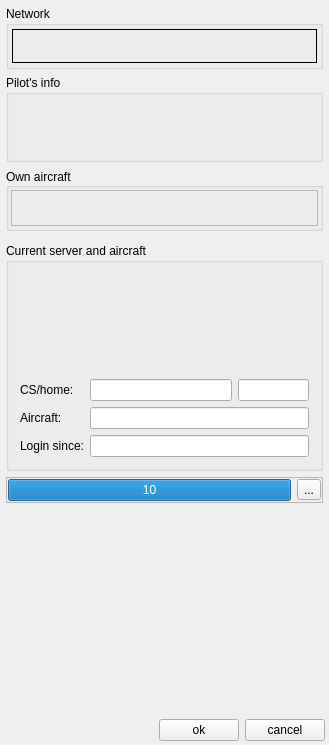
<?xml version="1.0" encoding="UTF-8"?>
<ui version="4.0">
 <class>CLoginComponent</class>
 <widget class="QFrame" name="CLoginComponent">
  <property name="geometry">
   <rect>
    <x>0</x>
    <y>0</y>
    <width>329</width>
    <height>745</height>
   </rect>
  </property>
  <property name="windowTitle">
   <string>Login component</string>
  </property>
  <layout class="QVBoxLayout" name="hl_Timeout_2">
   <property name="spacing">
    <number>2</number>
   </property>
   <property name="leftMargin">
    <number>1</number>
   </property>
   <property name="topMargin">
    <number>1</number>
   </property>
   <property name="rightMargin">
    <number>1</number>
   </property>
   <property name="bottomMargin">
    <number>1</number>
   </property>
   <item>
    <widget class="QFrame" name="fr_LoginDisconnected">
     <layout class="QVBoxLayout" name="vl_LoginDisconnected">
      <property name="leftMargin">
       <number>5</number>
      </property>
      <property name="topMargin">
       <number>5</number>
      </property>
      <property name="rightMargin">
       <number>5</number>
      </property>
      <property name="bottomMargin">
       <number>5</number>
      </property>
      <item>
       <widget class="QGroupBox" name="gb_Network">
        <property name="title">
         <string>Network</string>
        </property>
        <layout class="QVBoxLayout" name="vl_Network">
         <property name="spacing">
          <number>3</number>
         </property>
         <property name="leftMargin">
          <number>3</number>
         </property>
         <property name="topMargin">
          <number>3</number>
         </property>
         <property name="rightMargin">
          <number>3</number>
         </property>
         <property name="bottomMargin">
          <number>3</number>
         </property>
         <item>
          <widget class="swift::gui::components::CNetworkDetailsComponent" name="comp_NetworkDetails">
           <property name="frameShape">
            <enum>QFrame::Panel</enum>
           </property>
          </widget>
         </item>
        </layout>
       </widget>
      </item>
      <item>
       <widget class="QGroupBox" name="gb_PilotsDetails">
        <property name="title">
         <string>Pilot's info</string>
        </property>
        <layout class="QVBoxLayout" name="vl_PilotIngoGroupBox">
         <property name="leftMargin">
          <number>2</number>
         </property>
         <property name="topMargin">
          <number>2</number>
         </property>
         <property name="rightMargin">
          <number>2</number>
         </property>
         <property name="bottomMargin">
          <number>2</number>
         </property>
         <item alignment="Qt::AlignTop">
          <widget class="swift::gui::editors::CPilotForm" name="form_Pilot">
           <property name="minimumSize">
            <size>
             <width>0</width>
             <height>60</height>
            </size>
           </property>
           <property name="focusPolicy">
            <enum>Qt::NoFocus</enum>
           </property>
          </widget>
         </item>
        </layout>
       </widget>
      </item>
      <item>
       <widget class="QGroupBox" name="gb_OwnAircraft">
        <property name="focusPolicy">
         <enum>Qt::StrongFocus</enum>
        </property>
        <property name="title">
         <string>Own aircraft</string>
        </property>
        <property name="alignment">
         <set>Qt::AlignLeading|Qt::AlignLeft|Qt::AlignVCenter</set>
        </property>
        <property name="checkable">
         <bool>false</bool>
        </property>
        <layout class="QVBoxLayout" name="vl_OwnAircraft">
         <property name="leftMargin">
          <number>2</number>
         </property>
         <property name="topMargin">
          <number>2</number>
         </property>
         <property name="rightMargin">
          <number>2</number>
         </property>
         <property name="bottomMargin">
          <number>2</number>
         </property>
         <item>
          <widget class="swift::gui::components::COwnAircraftComponent" name="comp_OwnAircraft">
           <property name="frameShape">
            <enum>QFrame::StyledPanel</enum>
           </property>
           <property name="frameShadow">
            <enum>QFrame::Raised</enum>
           </property>
          </widget>
         </item>
        </layout>
       </widget>
      </item>
     </layout>
    </widget>
   </item>
   <item>
    <widget class="QFrame" name="fr_LogoffConfirmationConnected">
     <property name="minimumSize">
      <size>
       <width>0</width>
       <height>0</height>
      </size>
     </property>
     <layout class="QVBoxLayout" name="vl_LogoffConfirmationConnected">
      <property name="leftMargin">
       <number>5</number>
      </property>
      <property name="topMargin">
       <number>5</number>
      </property>
      <property name="rightMargin">
       <number>5</number>
      </property>
      <property name="bottomMargin">
       <number>5</number>
      </property>
      <item alignment="Qt::AlignTop">
       <widget class="QGroupBox" name="gb_CurrentLoginConnected">
        <property name="title">
         <string>Current server and aircraft</string>
        </property>
        <layout class="QVBoxLayout" name="vl_CurrentServer">
         <property name="spacing">
          <number>2</number>
         </property>
         <property name="leftMargin">
          <number>2</number>
         </property>
         <property name="topMargin">
          <number>5</number>
         </property>
         <property name="rightMargin">
          <number>2</number>
         </property>
         <property name="bottomMargin">
          <number>2</number>
         </property>
         <item>
          <widget class="swift::gui::editors::CServerForm" name="frp_CurrentServer">
           <property name="minimumSize">
            <size>
             <width>0</width>
             <height>100</height>
            </size>
           </property>
           <property name="focusPolicy">
            <enum>Qt::StrongFocus</enum>
           </property>
          </widget>
         </item>
         <item>
          <widget class="QFrame" name="fr_CurrentLoginAddInfo">
           <layout class="QGridLayout" name="gl_AddInfo" columnstretch="0,2,1">
            <item row="2" column="0">
             <widget class="QLabel" name="lbl_LoginSince">
              <property name="text">
               <string>Login since:</string>
              </property>
             </widget>
            </item>
            <item row="1" column="0">
             <widget class="QLabel" name="lbl_LoginAsAircraft">
              <property name="text">
               <string>Aircraft:</string>
              </property>
             </widget>
            </item>
            <item row="2" column="1" colspan="2">
             <widget class="QLineEdit" name="le_LoginSince">
              <property name="readOnly">
               <bool>true</bool>
              </property>
             </widget>
            </item>
            <item row="0" column="0">
             <widget class="QLabel" name="lbl_LoginCallsign">
              <property name="toolTip">
               <string>Callsign/home</string>
              </property>
              <property name="text">
               <string>CS/home:</string>
              </property>
             </widget>
            </item>
            <item row="0" column="1">
             <widget class="QLineEdit" name="le_LoginCallsign">
              <property name="readOnly">
               <bool>true</bool>
              </property>
             </widget>
            </item>
            <item row="0" column="2">
             <widget class="QLineEdit" name="le_LoginHomeBase">
              <property name="readOnly">
               <bool>true</bool>
              </property>
             </widget>
            </item>
            <item row="1" column="1" colspan="2">
             <widget class="QLineEdit" name="le_LoginAsAircaft">
              <property name="readOnly">
               <bool>true</bool>
              </property>
             </widget>
            </item>
           </layout>
          </widget>
         </item>
        </layout>
       </widget>
      </item>
      <item>
       <widget class="QFrame" name="fr_TimeoutConnected">
        <property name="visible">
         <bool>false</bool>
        </property>
        <property name="frameShape">
         <enum>QFrame::StyledPanel</enum>
        </property>
        <property name="frameShadow">
         <enum>QFrame::Raised</enum>
        </property>
        <layout class="QHBoxLayout" name="hl_Timeout">
         <property name="leftMargin">
          <number>1</number>
         </property>
         <property name="topMargin">
          <number>1</number>
         </property>
         <property name="rightMargin">
          <number>1</number>
         </property>
         <property name="bottomMargin">
          <number>1</number>
         </property>
         <item>
          <widget class="QProgressBar" name="pb_LogoffTimeout">
           <property name="maximum">
            <number>10</number>
           </property>
           <property name="value">
            <number>10</number>
           </property>
           <property name="format">
            <string>%v</string>
           </property>
          </widget>
         </item>
         <item>
          <widget class="QToolButton" name="tb_Timeout">
           <property name="text">
            <string>...</string>
           </property>
          </widget>
         </item>
        </layout>
       </widget>
      </item>
     </layout>
    </widget>
   </item>
   <item alignment="Qt::AlignBottom">
    <widget class="QFrame" name="fr_Buttons">
     <layout class="QGridLayout" name="gl_Buttons">
      <property name="leftMargin">
       <number>10</number>
      </property>
      <property name="topMargin">
       <number>3</number>
      </property>
      <property name="rightMargin">
       <number>3</number>
      </property>
      <property name="bottomMargin">
       <number>3</number>
      </property>
      <item row="1" column="1">
       <spacer name="hs_Buttons">
        <property name="orientation">
         <enum>Qt::Horizontal</enum>
        </property>
        <property name="sizeHint" stdset="0">
         <size>
          <width>40</width>
          <height>20</height>
         </size>
        </property>
       </spacer>
      </item>
      <item row="1" column="3">
       <widget class="QPushButton" name="pb_Cancel">
        <property name="text">
         <string>cancel</string>
        </property>
        <property name="shortcut">
         <string>Esc</string>
        </property>
       </widget>
      </item>
      <item row="1" column="2">
       <widget class="QPushButton" name="pb_Ok">
        <property name="text">
         <string>ok</string>
        </property>
       </widget>
      </item>
     </layout>
    </widget>
   </item>
  </layout>
 </widget>
 <customwidgets>
  <customwidget>
   <class>swift::gui::editors::CFsdSetupForm</class>
   <extends>QFrame</extends>
   <header>gui/editors/fsdsetupform.h</header>
   <container>1</container>
  </customwidget>
  <customwidget>
   <class>swift::gui::components::CServerListSelector</class>
   <extends>QComboBox</extends>
   <header>gui/components/serverlistselector.h</header>
  </customwidget>
  <customwidget>
   <class>swift::gui::components::CNetworkDetailsComponent</class>
   <extends>QFrame</extends>
   <header>gui/components/networkdetailscomponent.h</header>
   <container>1</container>
  </customwidget>
  <customwidget>
   <class>swift::gui::components::COwnAircraftComponent</class>
   <extends>QFrame</extends>
   <header>gui/components/ownaircraftcomponent.h</header>
   <container>1</container>
  </customwidget>
  <customwidget>
   <class>swift::gui::CLoginModeButtons</class>
   <extends>QFrame</extends>
   <header>gui/loginmodebuttons.h</header>
   <container>1</container>
  </customwidget>
  <customwidget>
   <class>swift::gui::CTickLabel</class>
   <extends>QLabel</extends>
   <header>gui/ticklabel.h</header>
  </customwidget>
  <customwidget>
   <class>swift::gui::editors::CServerForm</class>
   <extends>QFrame</extends>
   <header>gui/editors/serverform.h</header>
   <container>1</container>
  </customwidget>
  <customwidget>
   <class>swift::gui::components::CDbAircraftIcaoSelectorComponent</class>
   <extends>QFrame</extends>
   <header>gui/components/dbaircrafticaoselectorcomponent.h</header>
   <container>1</container>
  </customwidget>
  <customwidget>
   <class>swift::gui::components::CDbAirlineIcaoSelectorComponent</class>
   <extends>QFrame</extends>
   <header>gui/components/dbairlineicaoselectorcomponent.h</header>
   <container>1</container>
  </customwidget>
  <customwidget>
   <class>swift::gui::editors::CPilotForm</class>
   <extends>QFrame</extends>
   <header>gui/editors/pilotform.h</header>
   <container>1</container>
  </customwidget>
 </customwidgets>
 <tabstops>
  <tabstop>comp_NetworkDetails</tabstop>
  <tabstop>form_Pilot</tabstop>
  <tabstop>frp_CurrentServer</tabstop>
  <tabstop>le_LoginCallsign</tabstop>
  <tabstop>le_LoginHomeBase</tabstop>
  <tabstop>le_LoginAsAircaft</tabstop>
  <tabstop>le_LoginSince</tabstop>
  <tabstop>tb_Timeout</tabstop>
  <tabstop>pb_Ok</tabstop>
  <tabstop>pb_Cancel</tabstop>
 </tabstops>
 <resources/>
 <connections/>
</ui>
